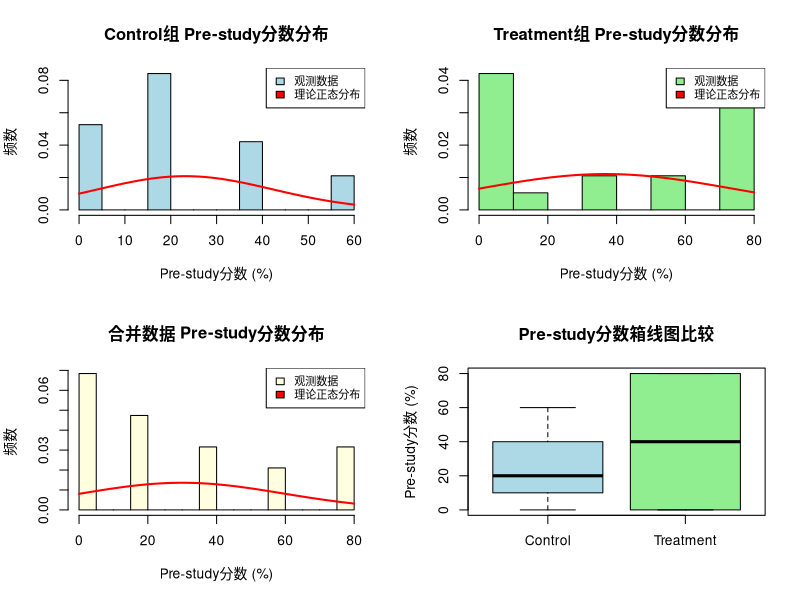
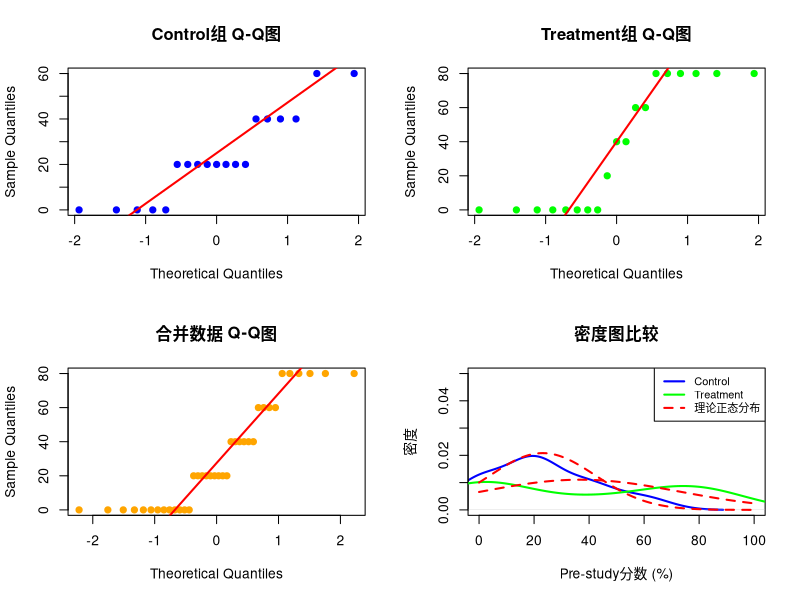

Source code (R) for these figures, in order:
# 检查Pre-study Score数据的正态性
# Normality Test for Pre-study Score Data

# 加载必要的库
library(ggplot2)
# 注意: 如果需要Anderson-Darling检验，需要安装nortest包: install.packages("nortest")
# 这里我们主要使用基础R包中的检验方法

# 读取数据
control <- read.csv("control.csv", stringsAsFactors = FALSE)
treatment <- read.csv("treatment.csv", stringsAsFactors = FALSE)

# 清理数据 - 移除百分号并转换为数值
clean_percentage <- function(x) {
  as.numeric(gsub("%", "", x))
}

# 提取pre-study分数
control_pre <- clean_percentage(control$Correct.pre[1:(nrow(control)-1)])
treatment_pre <- clean_percentage(treatment$Correct.pre[1:nrow(treatment)])

# 合并所有pre-study分数
all_pre <- c(control_pre, treatment_pre)

cat("========================================\n")
cat("PRE-STUDY SCORE 正态性检验\n")
cat("Normality Test for Pre-study Scores\n")
cat("========================================\n\n")

cat("数据摘要 (Data Summary):\n")
cat("------------------------\n")
cat(sprintf("Control组样本量: %d\n", length(control_pre)))
cat(sprintf("Treatment组样本量: %d\n", length(treatment_pre)))
cat(sprintf("总样本量: %d\n", length(all_pre)))
cat("\n")

cat("Control组Pre-study分数:\n")
cat(sprintf("  均值: %.2f%%\n", mean(control_pre)))
cat(sprintf("  中位数: %.2f%%\n", median(control_pre)))
cat(sprintf("  标准差: %.2f%%\n", sd(control_pre)))
cat(sprintf("  最小值: %.2f%%\n", min(control_pre)))
cat(sprintf("  最大值: %.2f%%\n", max(control_pre)))
cat(sprintf("  偏度: %.4f\n", (mean((control_pre - mean(control_pre))^3) / sd(control_pre)^3)))
cat(sprintf("  峰度: %.4f\n", (mean((control_pre - mean(control_pre))^4) / sd(control_pre)^4) - 3))
cat("\n")

cat("Treatment组Pre-study分数:\n")
cat(sprintf("  均值: %.2f%%\n", mean(treatment_pre)))
cat(sprintf("  中位数: %.2f%%\n", median(treatment_pre)))
cat(sprintf("  标准差: %.2f%%\n", sd(treatment_pre)))
cat(sprintf("  最小值: %.2f%%\n", min(treatment_pre)))
cat(sprintf("  最大值: %.2f%%\n", max(treatment_pre)))
cat(sprintf("  偏度: %.4f\n", (mean((treatment_pre - mean(treatment_pre))^3) / sd(treatment_pre)^3)))
cat(sprintf("  峰度: %.4f\n", (mean((treatment_pre - mean(treatment_pre))^4) / sd(treatment_pre)^4) - 3))
cat("\n")

cat("合并数据Pre-study分数:\n")
cat(sprintf("  均值: %.2f%%\n", mean(all_pre)))
cat(sprintf("  中位数: %.2f%%\n", median(all_pre)))
cat(sprintf("  标准差: %.2f%%\n", sd(all_pre)))
cat(sprintf("  最小值: %.2f%%\n", min(all_pre)))
cat(sprintf("  最大值: %.2f%%\n", max(all_pre)))
cat("\n")

# ============================================
# 正态性检验 - Control组
# ============================================
cat("\n========================================\n")
cat("CONTROL组正态性检验\n")
cat("========================================\n\n")

# Shapiro-Wilk检验
shapiro_control <- shapiro.test(control_pre)
cat("1. Shapiro-Wilk检验 (Shapiro-Wilk Test):\n")
cat(sprintf("   W = %.4f, p = %.6f\n", shapiro_control$statistic, shapiro_control$p.value))
if (shapiro_control$p.value < 0.05) {
  cat("   结论: 数据不符合正态分布 (p < 0.05) ✗\n")
} else {
  cat("   结论: 数据符合正态分布 (p >= 0.05) ✓\n")
}
cat("\n")

# Kolmogorov-Smirnov检验
ks_control <- ks.test(scale(control_pre), "pnorm")
cat("2. Kolmogorov-Smirnov检验 (Kolmogorov-Smirnov Test):\n")
cat(sprintf("   D = %.4f, p = %.6f\n", ks_control$statistic, ks_control$p.value))
if (ks_control$p.value < 0.05) {
  cat("   结论: 数据不符合正态分布 (p < 0.05) ✗\n")
} else {
  cat("   结论: 数据符合正态分布 (p >= 0.05) ✓\n")
}
cat("\n")

# Anderson-Darling检验 (需要nortest包)
# 如果已安装nortest包，可以取消下面的注释
# ad_control <- ad.test(control_pre)
# cat("3. Anderson-Darling检验 (Anderson-Darling Test):\n")
# cat(sprintf("   A = %.4f, p = %.6f\n", ad_control$statistic, ad_control$p.value))
# if (ad_control$p.value < 0.05) {
#   cat("   结论: 数据不符合正态分布 (p < 0.05) ✗\n")
# } else {
#   cat("   结论: 数据符合正态分布 (p >= 0.05) ✓\n")
# }
cat("\n")

# ============================================
# 正态性检验 - Treatment组
# ============================================
cat("\n========================================\n")
cat("TREATMENT组正态性检验\n")
cat("========================================\n\n")

# Shapiro-Wilk检验
shapiro_treatment <- shapiro.test(treatment_pre)
cat("1. Shapiro-Wilk检验 (Shapiro-Wilk Test):\n")
cat(sprintf("   W = %.4f, p = %.6f\n", shapiro_treatment$statistic, shapiro_treatment$p.value))
if (shapiro_treatment$p.value < 0.05) {
  cat("   结论: 数据不符合正态分布 (p < 0.05) ✗\n")
} else {
  cat("   结论: 数据符合正态分布 (p >= 0.05) ✓\n")
}
cat("\n")

# Kolmogorov-Smirnov检验
ks_treatment <- ks.test(scale(treatment_pre), "pnorm")
cat("2. Kolmogorov-Smirnov检验 (Kolmogorov-Smirnov Test):\n")
cat(sprintf("   D = %.4f, p = %.6f\n", ks_treatment$statistic, ks_treatment$p.value))
if (ks_treatment$p.value < 0.05) {
  cat("   结论: 数据不符合正态分布 (p < 0.05) ✗\n")
} else {
  cat("   结论: 数据符合正态分布 (p >= 0.05) ✓\n")
}
cat("\n")

# Anderson-Darling检验 (需要nortest包)
# 如果已安装nortest包，可以取消下面的注释
# ad_treatment <- ad.test(treatment_pre)
# cat("3. Anderson-Darling检验 (Anderson-Darling Test):\n")
# cat(sprintf("   A = %.4f, p = %.6f\n", ad_treatment$statistic, ad_treatment$p.value))
# if (ad_treatment$p.value < 0.05) {
#   cat("   结论: 数据不符合正态分布 (p < 0.05) ✗\n")
# } else {
#   cat("   结论: 数据符合正态分布 (p >= 0.05) ✓\n")
# }
cat("\n")

# ============================================
# 正态性检验 - 合并数据
# ============================================
cat("\n========================================\n")
cat("合并数据正态性检验 (Combined Data)\n")
cat("========================================\n\n")

# Shapiro-Wilk检验
shapiro_all <- shapiro.test(all_pre)
cat("1. Shapiro-Wilk检验 (Shapiro-Wilk Test):\n")
cat(sprintf("   W = %.4f, p = %.6f\n", shapiro_all$statistic, shapiro_all$p.value))
if (shapiro_all$p.value < 0.05) {
  cat("   结论: 数据不符合正态分布 (p < 0.05) ✗\n")
} else {
  cat("   结论: 数据符合正态分布 (p >= 0.05) ✓\n")
}
cat("\n")

# Kolmogorov-Smirnov检验
ks_all <- ks.test(scale(all_pre), "pnorm")
cat("2. Kolmogorov-Smirnov检验 (Kolmogorov-Smirnov Test):\n")
cat(sprintf("   D = %.4f, p = %.6f\n", ks_all$statistic, ks_all$p.value))
if (ks_all$p.value < 0.05) {
  cat("   结论: 数据不符合正态分布 (p < 0.05) ✗\n")
} else {
  cat("   结论: 数据符合正态分布 (p >= 0.05) ✓\n")
}
cat("\n")

# Anderson-Darling检验 (需要nortest包)
# 如果已安装nortest包，可以取消下面的注释
# ad_all <- ad.test(all_pre)
# cat("3. Anderson-Darling检验 (Anderson-Darling Test):\n")
# cat(sprintf("   A = %.4f, p = %.6f\n", ad_all$statistic, ad_all$p.value))
# if (ad_all$p.value < 0.05) {
#   cat("   结论: 数据不符合正态分布 (p < 0.05) ✗\n")
# } else {
#   cat("   结论: 数据符合正态分布 (p >= 0.05) ✓\n")
# }
cat("\n")

# ============================================
# 总结
# ============================================
cat("\n========================================\n")
cat("总结 (Summary)\n")
cat("========================================\n\n")

cat("Control组:\n")
control_normal <- (shapiro_control$p.value >= 0.05 && 
                   ks_control$p.value >= 0.05)
if (control_normal) {
  cat("  ✓ 数据符合正态分布\n")
} else {
  cat("  ✗ 数据不符合正态分布\n")
  cat("    建议: 考虑使用非参数检验 (Wilcoxon检验等)\n")
}
cat("\n")

cat("Treatment组:\n")
treatment_normal <- (shapiro_treatment$p.value >= 0.05 && 
                     ks_treatment$p.value >= 0.05)
if (treatment_normal) {
  cat("  ✓ 数据符合正态分布\n")
} else {
  cat("  ✗ 数据不符合正态分布\n")
  cat("    建议: 考虑使用非参数检验 (Wilcoxon检验等)\n")
}
cat("\n")

cat("合并数据:\n")
all_normal <- (shapiro_all$p.value >= 0.05 && 
               ks_all$p.value >= 0.05)
if (all_normal) {
  cat("  ✓ 数据符合正态分布\n")
} else {
  cat("  ✗ 数据不符合正态分布\n")
}
cat("\n")

# ============================================
# 创建可视化图表
# ============================================
cat("正在生成可视化图表...\n")

# 准备数据框用于绘图
plot_data <- data.frame(
  Group = factor(c(rep("Control", length(control_pre)), 
                  rep("Treatment", length(treatment_pre)))),
  PreScore = c(control_pre, treatment_pre)
)

# 1. 直方图 + 密度曲线
png("pre_study_normality_histogram.png", width = 1200, height = 800, res = 150)
par(mfrow = c(2, 2))

# Control组直方图
hist(control_pre, breaks = 10, main = "Control组 Pre-study分数分布", 
     xlab = "Pre-study分数 (%)", ylab = "频数", col = "lightblue", 
     border = "black", freq = FALSE)
curve(dnorm(x, mean = mean(control_pre), sd = sd(control_pre)), 
      add = TRUE, col = "red", lwd = 2)
legend("topright", legend = c("观测数据", "理论正态分布"), 
       fill = c("lightblue", "red"), cex = 0.8)

# Treatment组直方图
hist(treatment_pre, breaks = 10, main = "Treatment组 Pre-study分数分布", 
     xlab = "Pre-study分数 (%)", ylab = "频数", col = "lightgreen", 
     border = "black", freq = FALSE)
curve(dnorm(x, mean = mean(treatment_pre), sd = sd(treatment_pre)), 
      add = TRUE, col = "red", lwd = 2)
legend("topright", legend = c("观测数据", "理论正态分布"), 
       fill = c("lightgreen", "red"), cex = 0.8)

# 合并数据直方图
hist(all_pre, breaks = 15, main = "合并数据 Pre-study分数分布", 
     xlab = "Pre-study分数 (%)", ylab = "频数", col = "lightyellow", 
     border = "black", freq = FALSE)
curve(dnorm(x, mean = mean(all_pre), sd = sd(all_pre)), 
      add = TRUE, col = "red", lwd = 2)
legend("topright", legend = c("观测数据", "理论正态分布"), 
       fill = c("lightyellow", "red"), cex = 0.8)

# 箱线图比较
boxplot(control_pre, treatment_pre, 
        names = c("Control", "Treatment"),
        main = "Pre-study分数箱线图比较",
        ylab = "Pre-study分数 (%)",
        col = c("lightblue", "lightgreen"))
dev.off()

# 2. Q-Q图
png("pre_study_normality_qqplot.png", width = 1200, height = 800, res = 150)
par(mfrow = c(2, 2))

# Control组Q-Q图
qqnorm(control_pre, main = "Control组 Q-Q图", pch = 19, col = "blue")
qqline(control_pre, col = "red", lwd = 2)

# Treatment组Q-Q图
qqnorm(treatment_pre, main = "Treatment组 Q-Q图", pch = 19, col = "green")
qqline(treatment_pre, col = "red", lwd = 2)

# 合并数据Q-Q图
qqnorm(all_pre, main = "合并数据 Q-Q图", pch = 19, col = "orange")
qqline(all_pre, col = "red", lwd = 2)

# 密度图比较
plot(density(control_pre), main = "密度图比较", 
     xlab = "Pre-study分数 (%)", ylab = "密度", 
     col = "blue", lwd = 2, xlim = c(0, 100), ylim = c(0, 0.05))
lines(density(treatment_pre), col = "green", lwd = 2)
curve(dnorm(x, mean = mean(control_pre), sd = sd(control_pre)), 
      add = TRUE, col = "red", lty = 2, lwd = 2)
curve(dnorm(x, mean = mean(treatment_pre), sd = sd(treatment_pre)), 
      add = TRUE, col = "red", lty = 2, lwd = 2)
legend("topright", legend = c("Control", "Treatment", "理论正态分布"), 
       col = c("blue", "green", "red"), lty = c(1, 1, 2), lwd = 2, cex = 0.8)
dev.off()

cat("可视化图表已保存:\n")
cat("  - pre_study_normality_histogram.png (直方图)\n")
cat("  - pre_study_normality_qqplot.png (Q-Q图)\n")
cat("\n")

cat("分析完成！\n")
